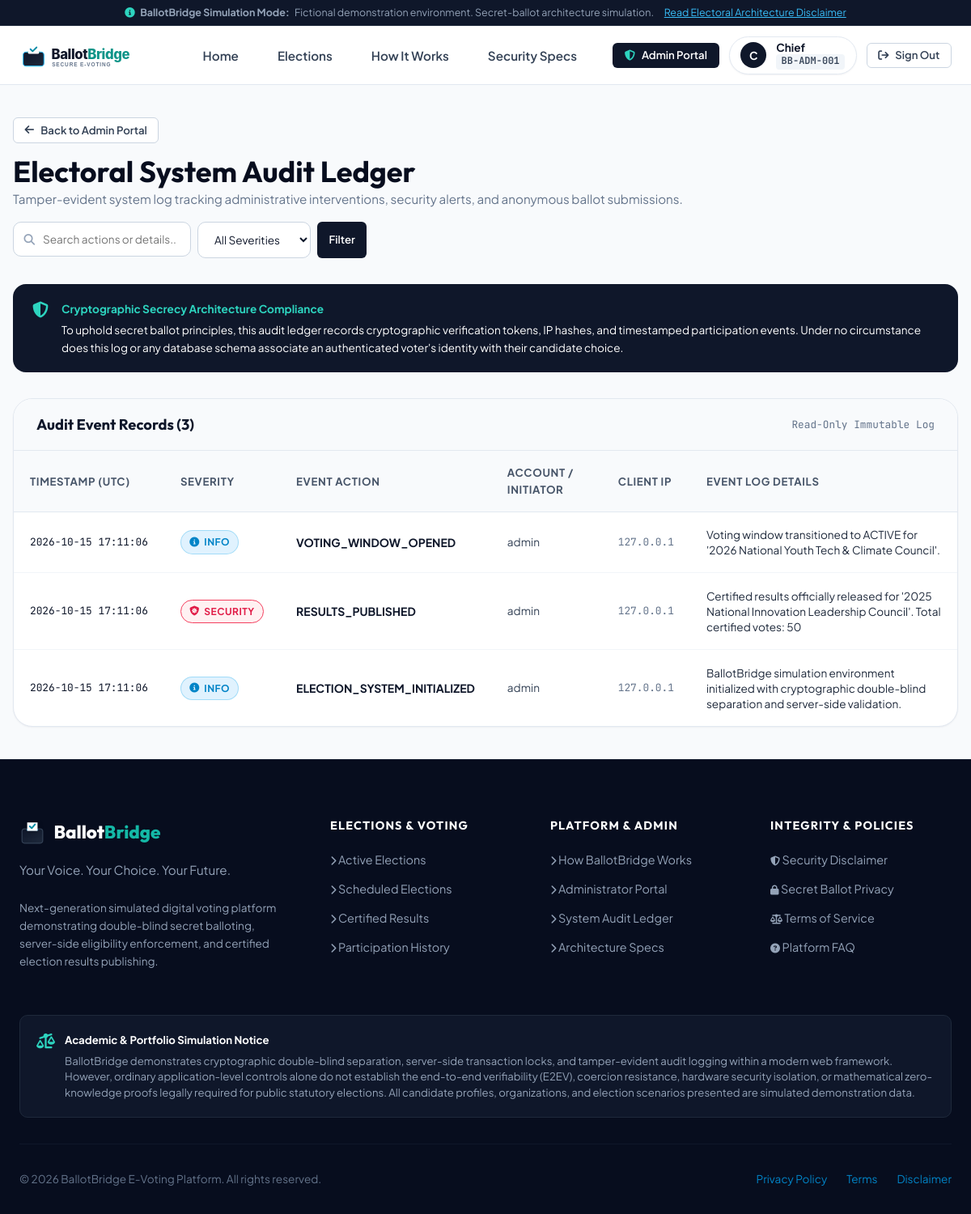
Screenshot of /admin-portal/audit-logs/ (signed in) with the database file from the repository.
### voting/models.py (models this page shows, shortened)
class UserProfile(models.Model):
    user = models.OneToOneField(User, on_delete=models.CASCADE, related_name='profile')
    role = models.CharField(max_length=20, choices=UserRole.choices, default=UserRole.VOTER)
    voter_id = models.CharField(max_length=32, unique=True, db_index=True)
    demo_id_number = models.CharField(max_length=64, blank=True, default='', help_text='Simulated national or student ID')
    organization = models.CharField(max_length=120, blank=True, default='National Voter Registry')
    department = models.CharField(max_length=120, blank=True, default='General Division')
    is_verified = models.BooleanField(default=True)
    phone_number = models.CharField(max_length=30, blank=True, default='')
    avatar_color = models.CharField(max_length=20, default='#0284c7')
    created_at = models.DateTimeField(auto_now_add=True)
    @property
    def is_admin_role(self):
        return self.role == UserRole.ADMIN or self.user.is_superuser or self.user.is_staff

class AuditLog(models.Model):
    class Severity(models.TextChoices):
        INFO = 'INFO', 'Information'
        WARNING = 'WARNING', 'Warning'
        SECURITY = 'SECURITY', 'Security Alert'
    user = models.ForeignKey(User, on_delete=models.SET_NULL, null=True, blank=True, related_name='audit_logs')
    action = models.CharField(max_length=100)
    details = models.TextField()
    ip_address = models.CharField(max_length=50, blank=True, default='')
    severity = models.CharField(max_length=20, choices=Severity.choices, default=Severity.INFO)
    timestamp = models.DateTimeField(auto_now_add=True)
    class Meta:
        ordering = ['-timestamp']

### voting/views.py (the view)
    @login_required
    def wrapper(request, *args, **kwargs):
        if not (request.user.is_superuser or request.user.is_staff or
                (hasattr(request.user, 'profile') and request.user.profile.is_admin_role)):
            messages.error(request, "Access denied: Administrator privileges required.")
            return redirect('voter_dashboard')
        return view_func(request, *args, **kwargs)

### voting/context_processors.py (called while the page is built)
def ballotbridge_context(request):
    active_count = Election.objects.filter(status=ElectionStatus.ACTIVE).count()
    user_profile = None
    is_admin_user = False
    if request.user.is_authenticated:
        user_profile = getattr(request.user, 'profile', None)
        if user_profile and user_profile.is_admin_role:
            is_admin_user = True
        elif request.user.is_superuser or request.user.is_staff:
            is_admin_user = True
    return {
        'APP_NAME': 'BallotBridge',
        'APP_TAGLINE': 'Your Voice. Your Choice. Your Future.',
        'ACTIVE_ELECTIONS_COUNT': active_count,
        'CURRENT_USER_PROFILE': user_profile,
        'IS_ADMIN_USER': is_admin_user,
        'CURRENT_YEAR': timezone.now().year,
    }

### voting/views.py (called while the page is built)
def admin_required(view_func):
    @login_required
    def wrapper(request, *args, **kwargs):
        if not (request.user.is_superuser or request.user.is_staff or
                (hasattr(request.user, 'profile') and request.user.profile.is_admin_role)):
            messages.error(request, "Access denied: Administrator privileges required.")
            return redirect('voter_dashboard')
        return view_func(request, *args, **kwargs)
    return wrapper

@admin_required
def admin_audit_logs_view(request):
    severity_filter = request.GET.get('severity', 'ALL')
    search_query = request.GET.get('q', '').strip()
    logs = AuditLog.objects.all()
    if severity_filter != 'ALL':
        logs = logs.filter(severity=severity_filter)
    if search_query:
        logs = logs.filter(action__icontains=search_query) | logs.filter(details__icontains=search_query)
    context = {
        'audit_logs': logs[:150],
        'selected_severity': severity_filter,
        'search_query': search_query,
        'severities': AuditLog.Severity.choices,
    }
    return render(request, 'admin_panel/audit_logs.html', context)

### templates/admin_panel/audit_logs.html (shortened to what this page needs)
{% extends 'base.html' %}
{% load static %}
{% block content %}
<div class="container container-wide" style="padding: 2.5rem 1rem;">
  <div style="display: flex; justify-content: space-between; align-items: flex-start; flex-wrap: wrap; gap: 1rem; margin-bottom: 2rem;">
    <div>
      <a href="{% url 'admin_dashboard' %}" class="btn btn-secondary btn-sm" style="margin-bottom: 0.75rem;">
        <i class="fa-solid fa-arrow-left"></i>
        <span>Back to Admin Portal</span>
      </a>
      <h1 style="font-size: 2.25rem; color: var(--navy-950);">Electoral System Audit Ledger</h1>
      <p style="color: var(--slate-500); font-size: 0.95rem;">
        Tamper-evident system log tracking administrative interventions, security alerts, and anonymous ballot submissions.
      </p>
    </div>
    <form method="GET" action="{% url 'admin_audit_logs' %}" style="display: flex; gap: 0.5rem; flex-wrap: wrap;">
      <div style="position: relative;">
        <input type="text" name="q" value="{{ search_query }}" placeholder="Search actions or details..." class="form-input" style="padding-left: 2.25rem; font-size: 0.85rem; width: 220px;">
        <i class="fa-solid fa-magnifying-glass" style="position: absolute; left: 0.85rem; top: 50%; transform: translateY(-50%); color: var(--slate-400); font-size: 0.85rem;"></i>
      </div>
      <select name="severity" class="form-select" style="font-size: 0.85rem; width: 140px;" onchange="this.form.submit()">
        <option value="ALL" {% if selected_severity == 'ALL' %}selected{% endif %}>All Severities</option>
      </select>
      <button type="submit" class="btn btn-navy btn-sm">Filter</button>
    </form>
  </div>
  <div style="background: var(--navy-900); color: var(--white); border-radius: var(--radius-lg); padding: 1.25rem 1.5rem; margin-bottom: 2rem; font-size: 0.85rem; display: flex; gap: 1rem; align-items: flex-start;">
    <i class="fa-solid fa-shield-halved" style="color: var(--teal-400); font-size: 1.25rem; margin-top: 0.15rem;"></i>
    <div>
      <strong style="color: var(--teal-400); display: block; margin-bottom: 0.25rem;">Cryptographic Secrecy Architecture Compliance</strong>
      To uphold secret ballot principles, this audit ledger records cryptographic verification tokens, IP hashes, and timestamped participation events. Under no circumstance does this log or any database schema associate an authenticated voter's identity with their candidate choice.
    </div>
  </div>
  <div style="background: var(--white); border: 1px solid var(--slate-200); border-radius: var(--radius-xl); box-shadow: var(--shadow-sm); overflow: hidden;">
    <div style="padding: 1.25rem 1.75rem; border-bottom: 1px solid var(--slate-200); background: var(--slate-50); display: flex; justify-content: space-between; align-items: center;">
      <h3 style="font-size: 1.15rem; color: var(--navy-900);">Audit Event Records ({{ audit_logs.count }})</h3>
      <span style="font-size: 0.8rem; color: var(--slate-500); font-family: var(--font-mono);">Read-Only Immutable Log</span>
    </div>
    <div style="overflow-x: auto;">
      <table class="data-table">
        <thead>
          <tr>
            <th>Timestamp (UTC)</th>
            <th>Severity</th>
            <th>Event Action</th>
            <th>Account / Initiator</th>
            <th>Client IP</th>
            <th>Event Log Details</th>
          </tr>
        </thead>
        <tbody>
          {% for log in audit_logs %}
          <tr>
            <td style="font-family: var(--font-mono); font-size: 0.8rem; color: var(--slate-600); white-space: nowrap;">
              {{ log.timestamp|date:"Y-m-d H:i:s" }}
            </td>
            <td>
              {% if log.severity == 'SECURITY' %}
                <span class="badge" style="background: var(--rose-50); color: var(--rose-600); border: 1px solid var(--rose-500);">
                  <i class="fa-solid fa-shield-virus"></i> Security
                </span>
              {% elif log.severity == 'WARNING' %}
                <span class="badge badge-draft">
                  <i class="fa-solid fa-triangle-exclamation"></i> Warning
                </span>
              {% else %}
                <span class="badge badge-scheduled">
                  <i class="fa-solid fa-circle-info"></i> Info
                </span>
              {% endif %}
            </td>
            <td style="font-weight: 700; color: var(--navy-900); font-size: 0.875rem;">
              {{ log.action }}
            </td>
            <td style="font-size: 0.85rem; color: var(--navy-700);">
              {{ log.user.username|default:"System Engine" }}
            </td>
            <td style="font-family: var(--font-mono); font-size: 0.8rem; color: var(--slate-500);">
              {{ log.ip_address|default:"127.0.0.1" }}
            </td>
            <td style="font-size: 0.85rem; color: var(--navy-800); line-height: 1.4;">
              {{ log.details }}
            </td>
          </tr>
          {% empty %}
          <tr>
            <td colspan="6" style="text-align: center; padding: 3rem; color: var(--slate-500);">
              No audit logs match your filter criteria.
            </td>
          </tr>
          {% endfor %}
        </tbody>
      </table>
    </div>
  </div>
</div>
{% endblock %}

### templates/navbar.html (shortened to what this page needs)
{% load static %}
<header class="site-header">
  <div class="container navbar">
    <a href="{% url 'home' %}" class="brand-link" title="BallotBridge Home">
      <img src="{% static 'img/logo.svg' %}" alt="BallotBridge Logo" class="brand-logo-img">
    </a>
    <ul class="nav-links">
      <li><a href="{% url 'home' %}" class="nav-link {% if request.resolver_match.url_name == 'home' %}active{% endif %}">Home</a></li>
      <li><a href="{% url 'voter_dashboard' %}" class="nav-link {% if request.resolver_match.url_name == 'voter_dashboard' %}active{% endif %}">Elections</a></li>
      <li><a href="{% url 'about' %}" class="nav-link {% if request.resolver_match.url_name == 'about' %}active{% endif %}">How It Works</a></li>
      <li><a href="{% url 'security_disclaimer' %}" class="nav-link {% if request.resolver_match.url_name == 'security_disclaimer' %}active{% endif %}">Security Specs</a></li>
    </ul>
    <div class="nav-auth-actions">
      {% if user.is_authenticated %}
        {% if IS_ADMIN_USER %}
        <a href="{% url 'admin_dashboard' %}" class="btn btn-navy btn-sm" title="Election Administrator Portal">
          <i class="fa-solid fa-shield-halved" style="color: var(--teal-400);"></i>
          <span>Admin Portal</span>
        </a>
        {% endif %}
        <a href="{% url 'profile' %}" class="nav-profile-pill" title="View Voter Profile">
          <div class="avatar-bubble" style="background: {{ CURRENT_USER_PROFILE.avatar_color|default:'#0d9488' }};">
            {{ user.first_name|default:user.username|slice:":1"|upper }}
          </div>
          <div style="display: flex; flex-direction: column; text-align: left; line-height: 1.15;">
            <span style="font-weight: 700; font-size: 0.85rem; color: var(--navy-900);">
              {{ user.first_name|default:user.username }}
            </span>
            <span class="voter-id-tag">
              {{ CURRENT_USER_PROFILE.voter_id|default:'VOTER' }}
            </span>
          </div>
        </a>
        <a href="{% url 'logout' %}" class="btn btn-secondary btn-sm" title="Sign Out">
          <i class="fa-solid fa-arrow-right-from-bracket"></i>
          <span>Sign Out</span>
        </a>
      {% endif %}
    </div>
  </div>
</header>

### rows the page displays
UserProfile: voter_id "BB-ADM-001"
AuditLog: timestamp "2026-10-15 17:11:06", severity "INFO" (drawn), action "VOTING_WINDOW_OPENED", user.username "admin", ip_address "127.0.0.1", details "Voting window transitioned to ACTIVE for '2026 National Youth Tech & Climate Council'."
AuditLog: timestamp "2026-10-15 17:11:06", severity "SECURITY" (drawn), action "RESULTS_PUBLISHED", user.username "admin", ip_address "127.0.0.1", details "Certified results officially released for '2025 National Innovation Leadership Council'. Total certified votes: 50"
AuditLog: timestamp "2026-10-15 17:11:06", severity "INFO" (drawn), action "ELECTION_SYSTEM_INITIALIZED", user.username "admin", ip_address "127.0.0.1", details "BallotBridge simulation environment initialized with cryptographic double-blind separation and server-side validation."

### other values shown
{{ user.first_name|default:user.username|slice:":1"|upper }} "C"
{{ user.first_name|default:user.username }} "Chief"
{{ audit_logs.count }} "3"
{{ APP_TAGLINE }} "Your Voice. Your Choice. Your Future."
